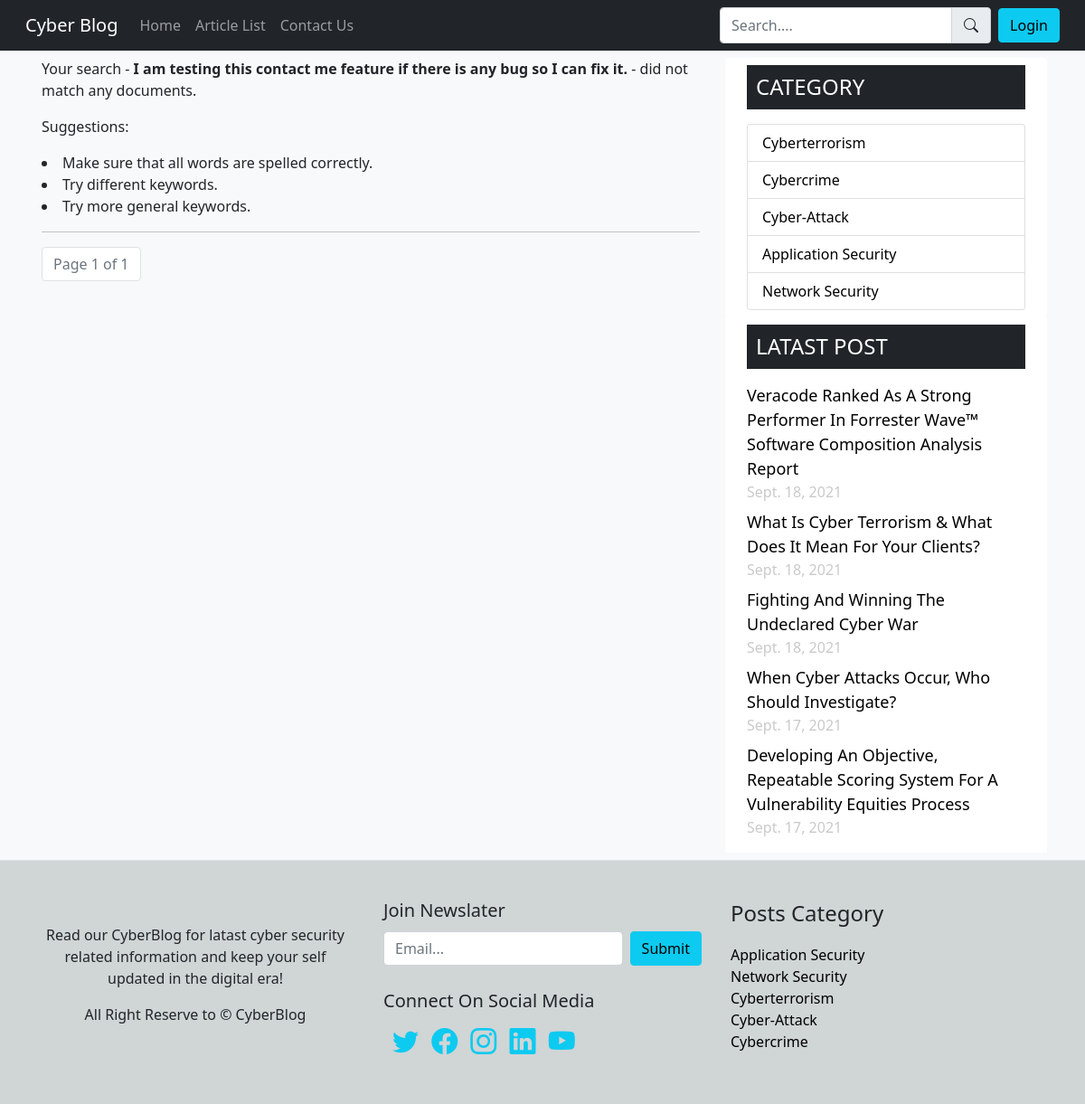
The app's page /search/I am testing this contact me feature if there is any bug so I can fix it. with its own data.
### articles/models.py (models this page shows, shortened)
class Category(models.Model):
    name = models.CharField(max_length=100, default='Uncategorized')

class Post(models.Model):
    author = models.ForeignKey(User, on_delete=models.SET_NULL, null=True)
    title = models.CharField(max_length=150)
    slug = models.SlugField(max_length=150, unique=True)
    content = RichTextField(blank=True, null=True)
    category = models.ForeignKey(Category, on_delete=models.PROTECT)
    poster = models.ImageField(default='post.png', upload_to='PostThumbnails')
    pub_date = models.DateTimeField(auto_now_add=True)

### home/views.py (the view)
# urls.py: path('search/<str:query>', views.search_view, name="search"),
def search_view(request, query):
    allposts= Post.objects.filter(title__icontains=query).order_by('-pub_date')
    pagin = Paginator(allposts, 5)
    page = request.GET.get('page')
    allposts = pagin.get_page(page)
    allcategory = Category.objects.all().order_by('-id')[:5]
    last_five = Post.objects.all().order_by('-id')[:5]
    params={'allposts': allposts, 'allcategory': allcategory, 'latast': last_five, 'query': query}
    return render(request, 'home/search.html', params)

### templates/home/search.html (shortened to what this page needs)
{% extends 'base.html' %}
{% load static %}
{% block head_block %}
<link rel="stylesheet" href="{% static 'css/articles.css' %}">
{% endblock head_block %}
{% block content %}
<div class="row">
    <div class="col-md-8 px-3 article-list">
        {% if allposts %}
        {% for post in allposts %}
        <div class="row bg-white p-3 mb-2 single-post">
            <div class="col-12 p-0">
                <div class="header d-flex author-details">
                    <img class="rounded-circle my-auto" src="{{post.author.profilepic.image.url}}" width="40px"
                        height="40px" alt="">
                    <span class="date-author ps-2">
                        <a href="{% url 'articles:post_by_author' post.author %}"
                            class="fs-5 fw-normal">{{post.author}}</a>
                        <span class="date">{{post.pub_date|timesince}} ago | {{post.category}}</span>
                    </span>
                </div>
                <hr class="m-1">
                <div class="card-body p-0">
                    <a href="{% url 'articles:post' post.slug %}"
                        class="card-title fs-4 fw-normal py-2">{{post.title|title}}</a>
                    <p class="card-text mb-2 fs-5 fst-normal">{{post.content|safe|truncatechars:130}} <a
                            href="{% url 'articles:post' post.slug %}" class="text-primary fs-6 fst-normal">Read
                            more...</a></p>
                </div>
            </div>
        </div>
        {% endfor %}
        {% else %}
        <div class="empty-search">
            <p>Your search - <strong>{{query}}</strong> - did not match any documents.</p>
            <p>Suggestions:</p>
            <li>Make sure that all words are spelled correctly.</li>
            <li>Try different keywords.</li>
            <li>Try more general keywords.</li>
        </div>
        {% endif %}
        <hr>
        <nav aria-label="...">
            <ul class="pagination">
                <li class="page-item disabled">
                    <a class="page-link" href="#">Page {{allposts.number}} of {{allposts.paginator.num_pages}}</a>
                </li>
            </ul>
        </nav>
    </div>
    <div class="col-md-4">
        <div class="sticky-top">
            <div class="px-4 py-2 bg-white rounded">
                <div class="sidebar-heading mb-3">
                    <h4 class="m-0">CATEGORY</h4>
                </div>
                <ul class="list-group sidebar-category">
                    {% for cat in allcategory %}
                    <li class="list-group-item d-flex justify-content-between align-items-center">
                        <a class="fst-normal" href="{% url 'articles:post_by_category' cat.id %}">{{cat.name}}</a>
                    </li>
                    {% endfor %}
                </ul>
            </div>
            <div class="px-4 py-2 latast-post bg-white">
                <div class="sidebar-heading mb-3">
                    <h4 class="m-0">LATAST POST</h4>
                </div>
                {% for post in latast %}
                <li>
                    <a class="fst-normal" href="{% url 'articles:post' post.slug %}">{{post.title|title}}</a>
                    <span>{{post.pub_date|date}}</span>
                </li>
                {% endfor %}
            </div>
        </div>
    </div>
</div>
{% endblock content %}

### staticAssets/css/articles.css (style rules this page uses)
.sidebar-category li a { text-decoration: none; color: black; }
.latast-post li span { display: block; color: rgb(202, 202, 202); }
.latast-post li { list-style-type: none; margin-bottom: 8px; }
.latast-post li a { text-decoration: none; font-size: 18px; color: black; }
.sidebar-heading { background-color: #212529; padding: 10px; color: #fff; }

### records on screen
Category: name "Cyberterrorism"
Category: name "Cybercrime"
Category: name "Cyber-Attack"
Category: name "Application Security"
Category: name "Network Security"
Post: title "Veracode Ranked As A Strong Performer In Forrester Wave™ Software Composition Analysis Report", pub_date "Sept. 18, 2021"
Post: title "What Is Cyber Terrorism & What Does It Mean For Your Clients?", pub_date "Sept. 18, 2021"
Post: title "Fighting And Winning The Undeclared Cyber War", pub_date "Sept. 18, 2021"
Post: title "When Cyber Attacks Occur, Who Should Investigate?", pub_date "Sept. 17, 2021"
Post: title "Developing An Objective, Repeatable Scoring System For A Vulnerability Equities Process", pub_date "Sept. 17, 2021"

### other values on screen
{{ query }} "I am testing this contact me feature if there is any bug so I can fix it."
{{ allposts.number }} "1"
{{ allposts.paginator.num_pages }} "1"
